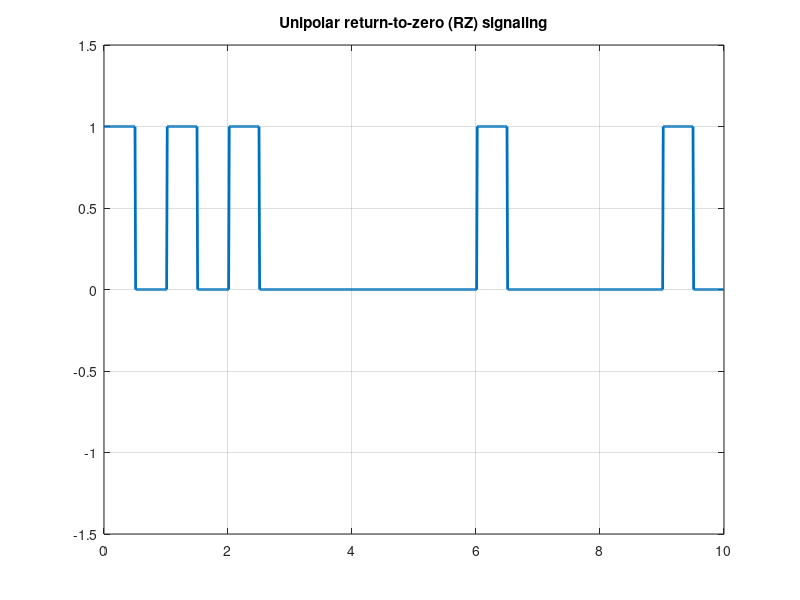

This figure's MATLAB source:
%RZ Unipolar line coding
clc;
clear all;
close all;
N=10; %Number of bits
n=randi([0,1],1,N) %Random bit generation
%RZ Pulse Shaping
i=1;
a=0; %Initial value for the first half cycle
b=0.5; %Initial value for the second half cycle
t=0:0.01:length(n);
for j=1:length(t)
    if t(j)>=a && t(j)<=b %Condition for the first half cycle
        y(j)=n(i); %Assign first 50 values for
    elseif t(j)>b && t(j)<=i %Condition for the Second half cycle
        y(j)=0; %Set all values 0 for the second half cycle
    else
        i=i+1; %Binary input data index increment
        a=a+1; %Initial value for the first half cycle increment
        b=b+1; %Initial value for the second half cycle increment
    end
end
plot(t,y,'lineWidth', 2); %Linewidth 2 for clear visualization
axis([0,N,-1.5,1.5]); %Axis set-up
grid on;
title('Unipolar return-to-zero (RZ) signaling');